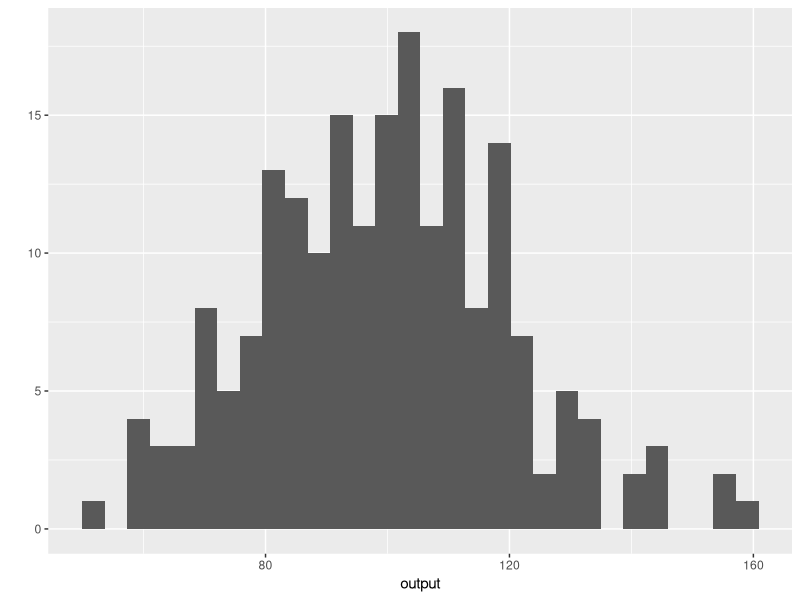

Generate this figure with R:
## ---- chunk 1
library(ggplot2)
output <- rnorm(200, 100, 20)
qplot(output)
